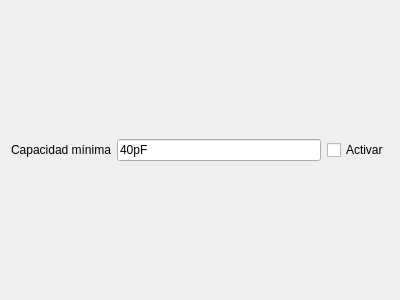
<?xml version="1.0" encoding="UTF-8"?>
<ui version="4.0">
 <class>Form</class>
 <widget class="QWidget" name="Form">
  <property name="geometry">
   <rect>
    <x>0</x>
    <y>0</y>
    <width>400</width>
    <height>300</height>
   </rect>
  </property>
  <property name="windowTitle">
   <string>Form</string>
  </property>
  <layout class="QHBoxLayout" name="horizontalLayout">
   <item>
    <widget class="QLabel" name="label">
     <property name="text">
      <string>Capacidad mínima</string>
     </property>
    </widget>
   </item>
   <item>
    <widget class="QLineEdit" name="cmin">
     <property name="text">
      <string>40pF</string>
     </property>
    </widget>
   </item>
   <item>
    <widget class="QCheckBox" name="activar">
     <property name="text">
      <string>Activar</string>
     </property>
    </widget>
   </item>
  </layout>
 </widget>
 <resources/>
 <connections/>
</ui>
